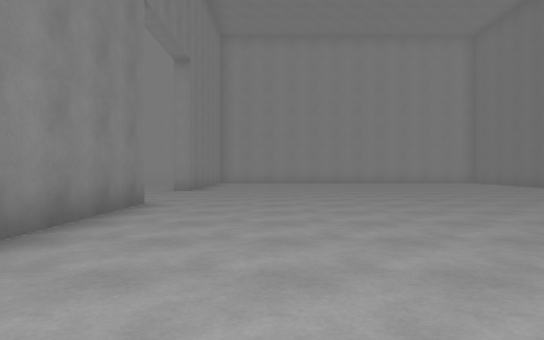
View 1 (above)

21 first-person views from a walk through a scene from a Unity 3-D project. The camera is 1.2 m above the floor, looks level and sees 75° across. The floor is counted in squares, 2 m on a side. Each view is taken from the middle of a square. On the plan, view 1 faces up. The plan holds only what a view shows up to about 10 squares ahead; the rest is blank. The place goes on beyond the plan. The player character is not drawn.

View 2
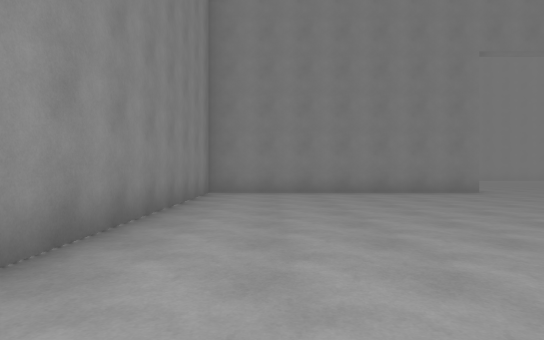

View 3
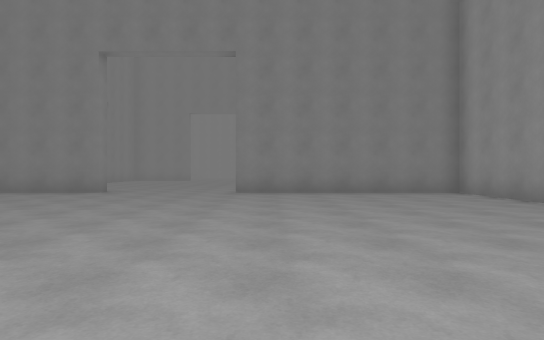

View 4
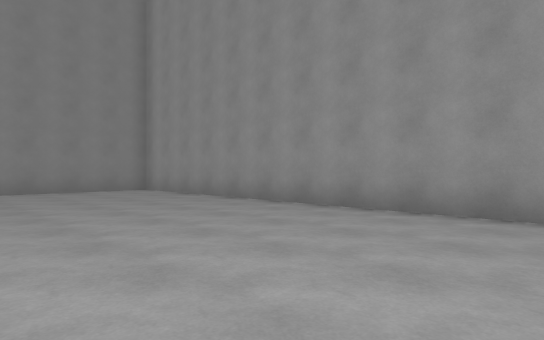

View 5
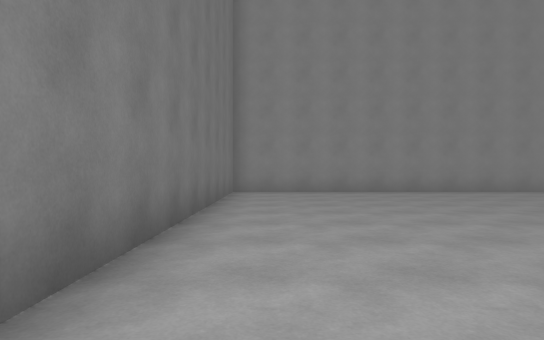

View 6
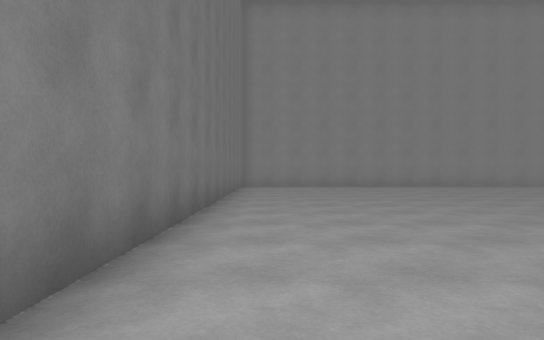

View 7
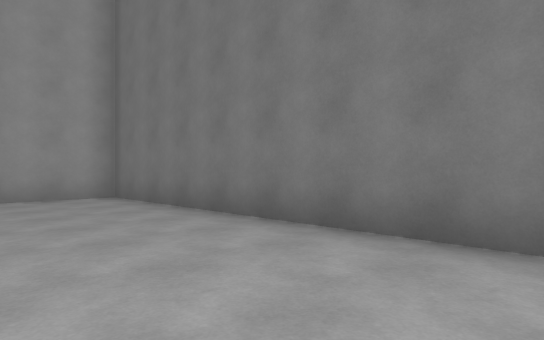

View 8
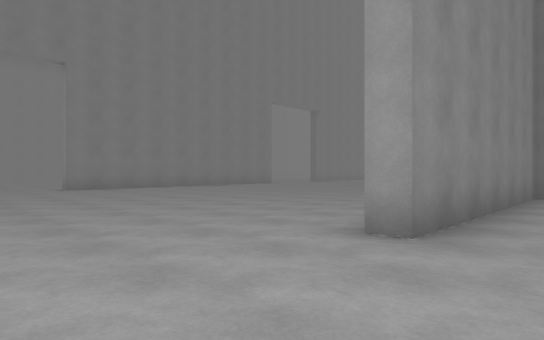

View 9
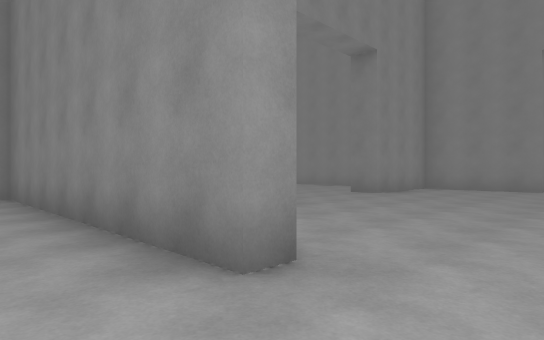

View 10
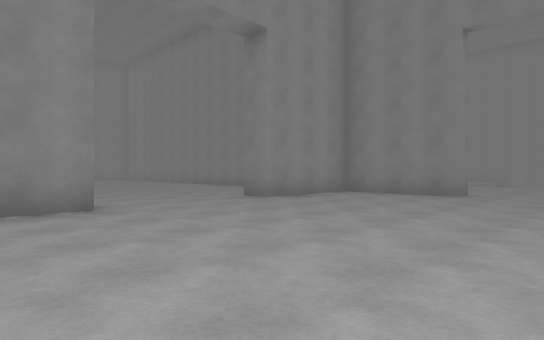

View 11
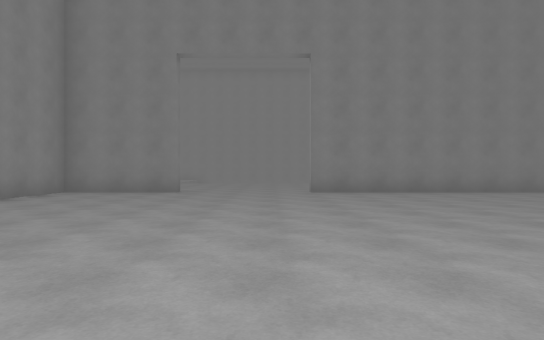

View 12
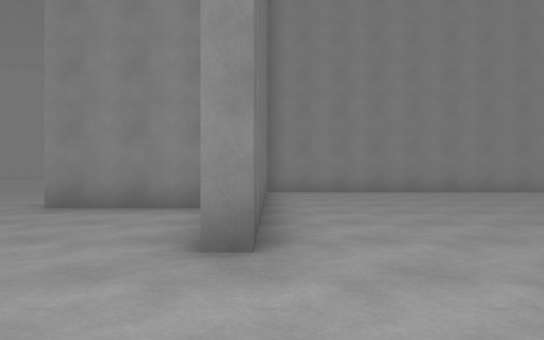

View 13
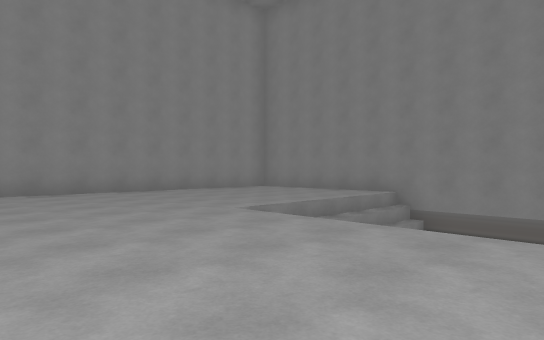

View 14
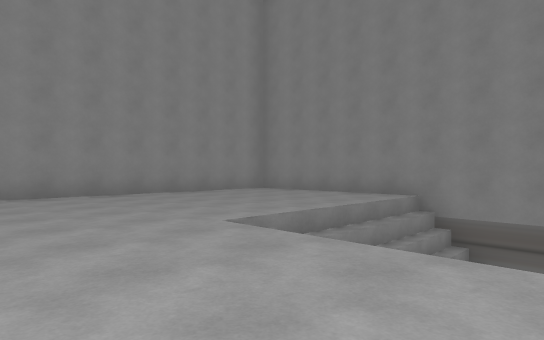

View 15
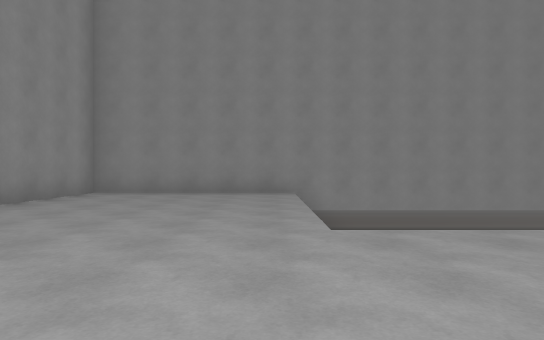

View 16
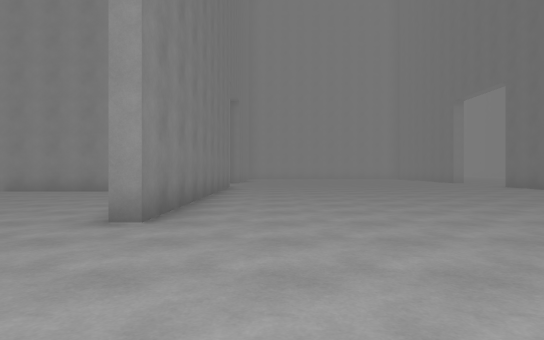

View 17
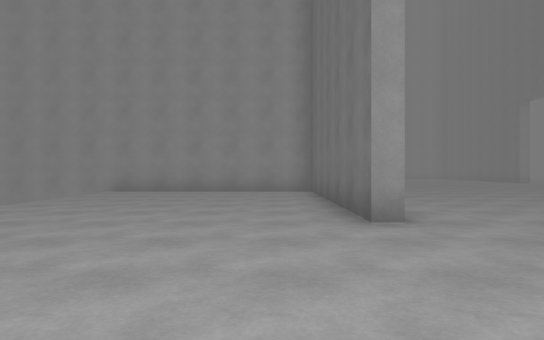

View 18
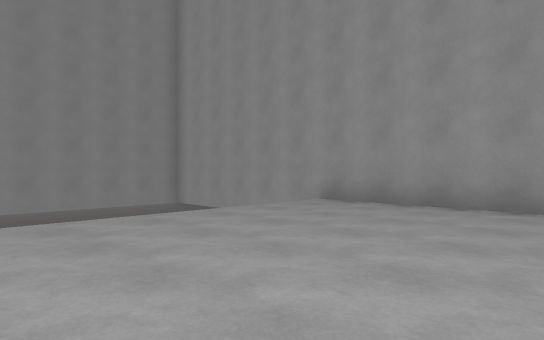

View 19
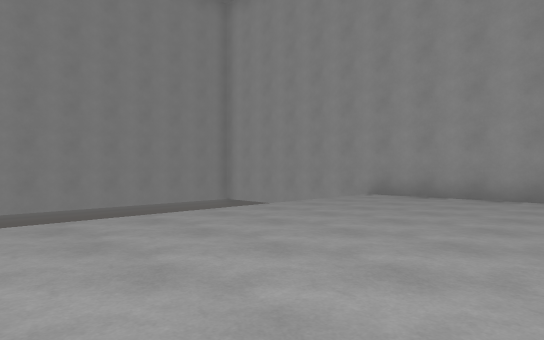

View 20
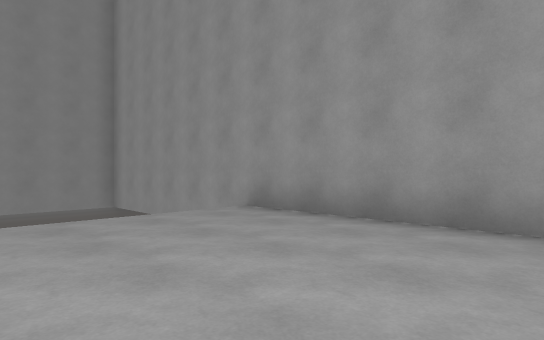

View 21
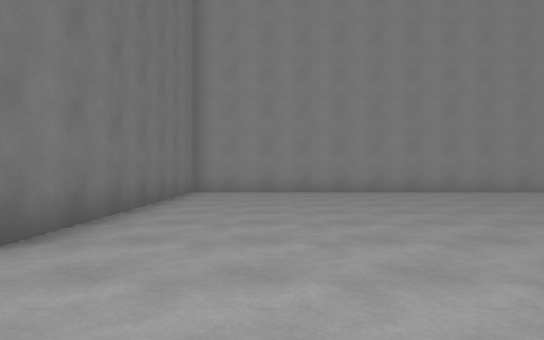

### Floor plan
Key: @ floor where view 1 was taken; # wall or solid block; . floor; v drop or lower ground.
Columns run from 25 left of view 1 to 9 right of it. Each row starts with its distance up from view 1.
 16 #v vvvv######.........#############
 15  v    v.....#.........#...........#
 14  v    v.....#.........#...........#
 13  v    v.....#.........#...........#
 12  v    v.....#.........#...........#
 11  v    v.....#.........#...........#
 10  v    v...........................#
  9  v    v...........................#
  8  v    v...........................#
  7  v    v...........................#
  6  vv   v.....#.........#...........#
  5  vvvvvv.....#.........#...........#
  4 #...........#........ #...........#
  3 #...........####....###...........#
  2 #...........#  .....  #...........#
  1 #...........#  ....   #...........#
  0 #...........#   ....  ##.@........#
 -1 #############    ...   ############

Where each view was taken, in squares from view 1:
view 1: 0 up, 0 right, facing up
view 2: 1 up, 7 right, facing left
view 3: 11 up, 7 right, facing left
view 4: 11 up, 8 right, facing up-left
view 5: 9 up, 8 right, facing down
view 6: 12 up, 8 right, facing down
view 7: 8 up, 6 right, facing up-right
view 8: 7 up, 1 left, facing up-left
view 9: 8 up, 1 left, facing down-left
view 10: 9 up, 4 left, facing down-left
view 11: 9 up, 3 left, facing left
view 12: 9 up, 13 left, facing down
view 13: 9 up, 15 left, facing down-left
view 14: 8 up, 16 left, facing down-left
view 15: 4 up, 15 left, facing left
view 16: 6 up, 11 left, facing up
view 17: 6 up, 14 left, facing up
view 18: 10 up, 14 left, facing up-left
view 19: 8 up, 14 left, facing up-left
view 20: 12 up, 14 left, facing up-left
view 21: 9 up, 15 left, facing down
